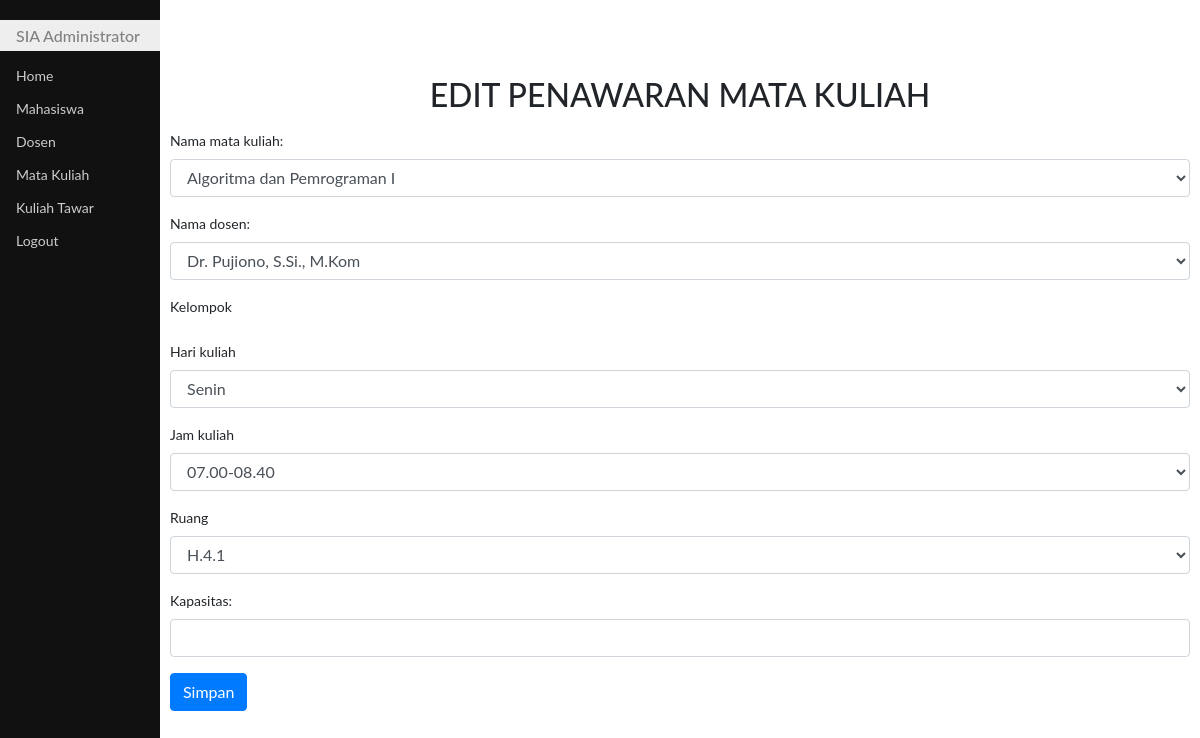
Page /editKulTawar.php?kode=60 on the committed database.
### tables this page shows
CREATE TABLE `kultawar` (
  `idkultawar` int(11) NOT NULL,
  `idmatkul` char(10) DEFAULT NULL,
  `npp` char(16) DEFAULT NULL,
  `klp` char(10) DEFAULT NULL,
  `hari` varchar(10) DEFAULT NULL,
  `jamkul` char(13) DEFAULT NULL,
  `ruang` char(6) DEFAULT NULL,
  `status` tinyint(1) NOT NULL
);

### editKulTawar.php (the view, shortened to what this page needs)
<!DOCTYPE html>
<html>
<head>
	<link rel="stylesheet" type="text/css" href="bootstrap4/css/bootstrap.css">
	<link rel="stylesheet" type="text/css" href="css/styleku.css">
</head>
<body onload="kode_klp_klik()">
	<?php
	require "fungsi.php";
	$id=$_GET['kode'];
	$sql="select m.idmatkul as midm,d.npp as dnpp, k.klp as kklp, k.hari as khr, k.jamkul as kjkul, k.ruang as kruang from matkul as m, dosen as d, kultawar as k
			where k.idmatkul=m.idmatkul and
				  k.npp = d.npp and
				  k.idkultawar='$id'";
	$qry=mysqli_query($koneksi,$sql) or die(mysqli_error($koneksi));
	$row=mysqli_fetch_assoc($qry);
	?>
	<div class="utama">
		<h2 class="mb-3 text-center" style="margin-top: 2cm;">EDIT PENAWARAN MATA KULIAH</h2>
		<form action="sv_editKulTawar.php" method="post">
			<div class="form-group">
				<label for="idmatkul">Nama mata kuliah:</label>
				<select class="form-control" name="idmatkul" id="idmatkul">
				<?php
				$sql="select idmatkul, namamatkul from matkul order by namamatkul";
				$qry=mysqli_query($koneksi,$sql);
				while($hsl=mysqli_fetch_row($qry)){
					if ($hsl['0']==$row['midm']){
						echo "<option value=$hsl[0] selected>$hsl[1]";
					}else{
						echo "<option value=$hsl[0]>$hsl[1]";
					}
				}
				?>
				</select>
			</div>
			<div class="form-group">
				<label for="npp">Nama dosen:</label>
				<select class="form-control" name="npp" id="npp">
				<?php
				$sql="select npp, namadosen from dosen order by namadosen";
				$qry=mysqli_query($koneksi,$sql);
				while($hsl=mysqli_fetch_row($qry)){
					if ($hsl['0']==$row['dnpp']){
						echo "<option value=$hsl[0] selected>$hsl[1]";
					}else{
						echo "<option value=$hsl[0]>$hsl[1]";
					}
				}
				?>
				</select>
			</div>
			<div class="form-group">
				<label for="klp">Kelompok</label>
			</div>
			<div class="form-group">
				<label for="hari">Hari kuliah</label>
				<select class="form-control" name="hari" id="hari">
					<?php
					$hari=array('Senin','Selasa','Rabu','Kamis','Jumat',
					            'Sabtu','Minggu');
					for($i=0;$i<count($hari);$i++){
						if ($hari[$i]==$row['khr']){
							echo "<option value=$hari[$i] selected>$hari[$i]";
						}else{
							echo "<option value=$hari[$i]>$hari[$i]";
						}
					}
					?>
				</select>
			</div>
			<div class="form-group">
				<label for="jamkul">Jam kuliah</label>
				<select class="form-control" name="jamkul" id="jamkul">
					<?php
					$jam=array('07.00-08.40','08.40-10.20','10.20-12.00',
					            '12.30-14.10','14.10-16.20','16.20-18.00','18.30-20.10');
					for($i=0;$i<count($jam);$i++){
						if ($jam[$i]==$row['kjkul']){
							echo "<option value=$jam[$i] selected>$jam[$i]";
						}else{
							echo "<option value=$jam[$i]>$jam[$i]";
						}
					}
					?>
				</select>
			</div>
			<div class="form-group">
				<label for="ruang">Ruang</label>
				<select class="form-control" name="ruang" id="ruang">
					<?php
					$ruang=array('H.4.1','H.4.2','H.4.3','H.4.4','H.4.5','H.5.1','H.5.2','H.5.3','H.5.4','H.5.5');
					for($i=0;$i<count($ruang);$i++){
						if ($ruang[$i]==$row['kruang']){
							echo "<option value=$ruang[$i] selected>$ruang[$i]";
						}else{
							echo "<option value=$ruang[$i]>$ruang[$i]";
						}
					}
					?>
				</select>
			</div>
			<?php
				$idkultawar=$_GET['kode'];
				$sql="select * from kultawar where idkultawar='$idkultawar'";
				$qry=mysqli_query($koneksi,$sql);
				$row=mysqli_fetch_assoc($qry);
			?>
			<div class="form-group">
				<label for="kapasitas">Kapasitas:</label>
				<input class="form-control" type="text" name="kapasitas" id="kapasitas" value="<?php echo $row['kapasitas']?>">
			</div>
			<button class="btn btn-primary" type="submit">Simpan</button>
		</form>
	</div>
</body>
</html>

### css/styleku.css (style rules this page uses)
body { font-family: "Lato", sans-serif; }
.menusamping { height: 100%; width: 160px; position: fixed; z-index: 1; top: 0; left: 0; background-color: #111; overflow-x: hidden; padding-top: 20px; }
.menusamping a { padding: 6px 8px 6px 16px; text-decoration: none; font-size: 14px; color: #ccc; display: block; }
.menusamping h1 { padding: 6px 8px 6px 16px; text-decoration: none; font-size: 16px; color: #818181; background-color:#eee; display: block; }
.utama { margin-left: 160px; font-size: 14px; padding: 0px 10px; }

### rows in the picture
kultawar: hari "Senin", jamkul "07.00-08.40", ruang "H.4.1"

### other values in the picture
form field idmatkul "Algoritma dan Pemrograman I"
form field npp "Dr. Pujiono, S.Si., M.Kom"
